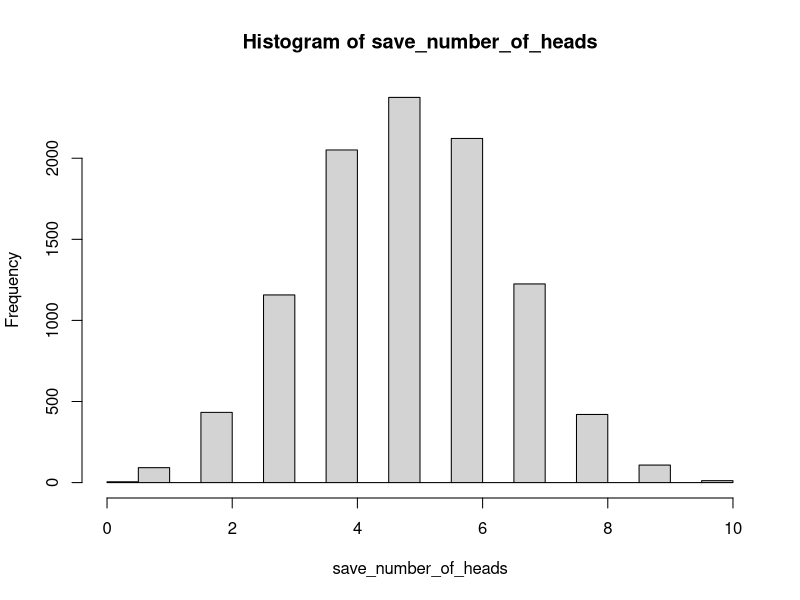
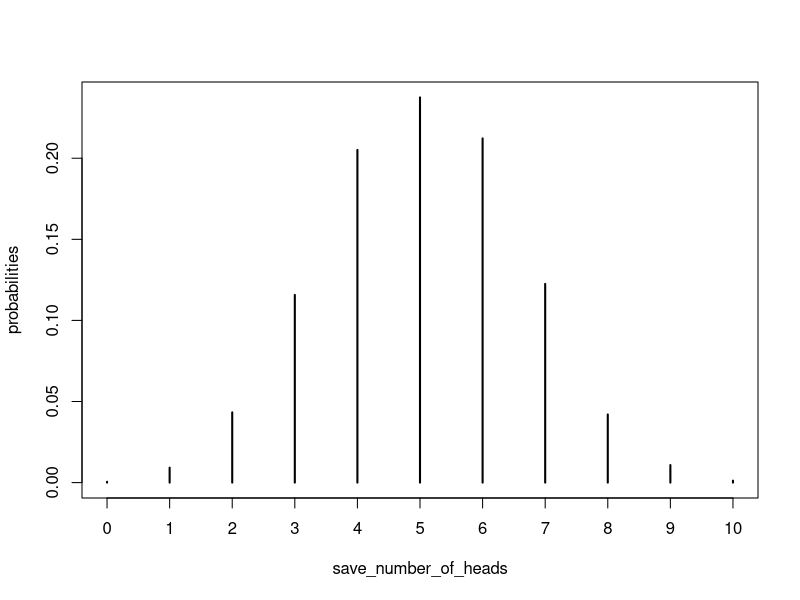

Write the R code that produced these figures, in order.
# Calculate probabilities of heads or tails with a fair coin
#
# written by matt crump
# september 9, 2016

# R can be used to run simulations
# this code considers simulations of flipping a coin.

# A fair coin will land 50% heads and 50% tails over the long run
# We could simulate this in R by creating a vector
# Vector's are used to store lists of numbers
# We could simulate heads and tails, by putting 1s (heads) or 0s (tails) into a vector

# R comes with lots of existing functions that you can use.
# We can use the rbinom function to simulate a coin-toss
# rbinom samples numbers from a binomial distribution
# n = the number of observations
# size = the number of trials
# prob = probability of getting a 1 (success, or heads)

flip_a_coin <- rbinom(n=1, size=1, prob=.5) # stores the result of one coin flip

# look inside the variable flip_a_coin, it will be a one or zero.
# if you re-run that whole line many times, the number should change to 1 or 0 randomly

# let's flip the same coin 100 hundred times and store the result in a vector

one_hundred_flips <- rbinom(n=100, size=1, prob=.5) # vector containing 100 1s and 0s

# how well did our simulation work? let's ask some questions

# 1. did the above code actually produce 100 coin flips. 
# If the answer is yes, then the vector should have 100 numbers in it, 
# and that means the vector length will be 100. Check this:

length(one_hundred_flips) #should return 100

# 2. Are there approximately 50% heads and 50% tails?
# We can find out by adding all the numbers together
# The sum of all the numbers will tell us how many heads (1s)
# 100 minus the sum will tell us how many tails

number_of_heads <- sum(one_hundred_flips)
number_of_tails <- 100 - number_of_heads

# new question
##############

# 1. Let's say you flip a fair coin ten times. Will you always get 5 heads and 5 tails?
# No. Sometimes you will get 6 heads and 4 tails, or maybe 7 tails and 3 heads.
# All of the different possibilities are have different probabilities of occurence.
# What are the probabilities of getting 0 heads, 1 head, 2 heads, 3 heads, etc. all the way to 10 heads?

# we answer the question using monte-carlo simulation
# this involves simulating flipping a coin ten times; over and over again, thousands of times
# each time we see how many heads we got out of 10
# we save the number of heads every time, then we can determine how often each value occurs

save_number_of_heads <- c() # empty vector for saving results
for (i in 1:10000){
  # samples 10 numbers from a binomial distribution
  # finds the sum (number of heads out of 10)
  head_count<-sum(rbinom(10,1,.5))
  save_number_of_heads<-c(save_number_of_heads,head_count) #appends head_count to vector
}

# Across all 10,000 simulations, what was the average number of heads?
mean(save_number_of_heads)

# How often did each of the possible numbers of heads occur?
hist(save_number_of_heads) #shows a histogram in the plot window

# What was the probability of each of the possible numbers
table_of_counts<-table(save_number_of_heads)
probabilities <- table_of_counts/10000
plot(probabilities)




